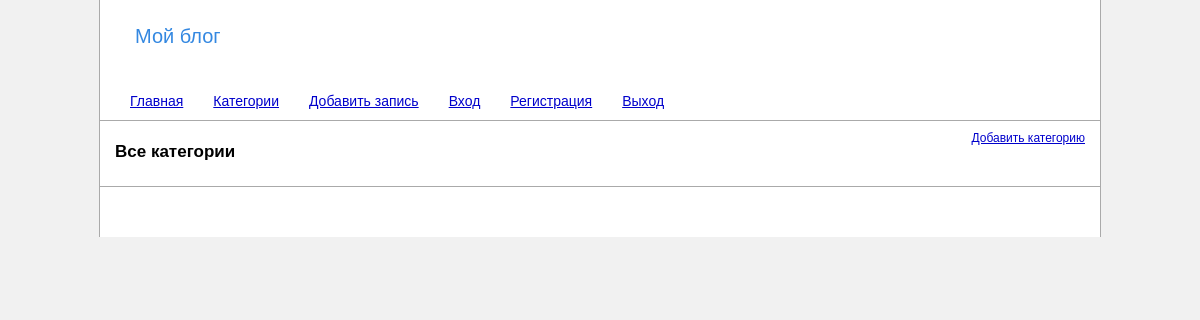
Before: /category with the older database file.
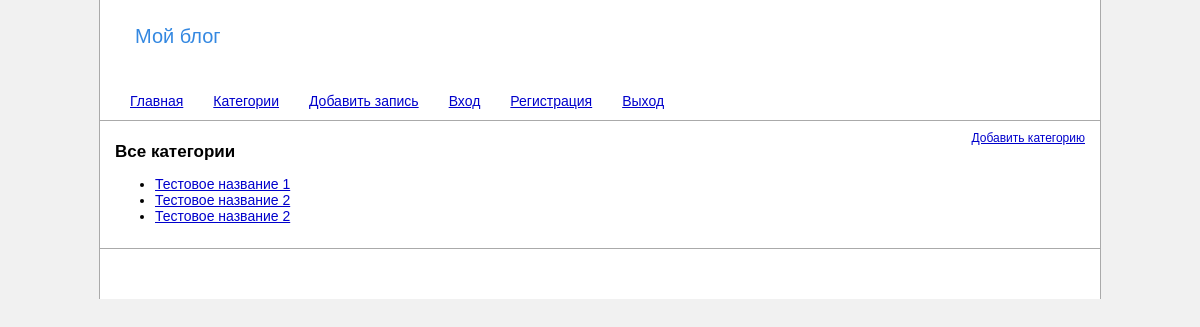
After: the same page with the newer database file.
### tables this page shows
CREATE TABLE IF NOT EXISTS `categories` (
  `id` int(11) NOT NULL AUTO_INCREMENT,
  `name` varchar(255) NOT NULL,
  `cleanurl` varchar(255) NOT NULL,
  PRIMARY KEY (`id`)
);

### web/application/core/view.php (called while the page is built)
<?php
class View
{
    function generate($content_view, $template_view, $data = null)
    {
		include 'application/views/'.$template_view;
    }
}

### web/application/controllers/controller_category.php (called while the page is built, shortened)
<?php
class Controller_Category extends Controller
{
	function __construct()
    {
        $this->model = new Model_Category();
        $this->view = new View();
    }
    function action_index()
    {
		$data = $this->model->get_categories();
        $this->view->generate('category_all_view.php', 'template_view.php', $data);
    }
}

### web/application/bootstrap.php (called while the page is built, shortened)
<?php
require_once 'core/model.php';
require_once 'core/view.php';
require_once 'core/sql.php';
Route::start();

### web/index.php (called while the page is built, shortened)
<?php
require_once 'application/bootstrap.php';

### web/application/core/sql.php (called while the page is built, shortened)
<?php
class Base {
    private $base;
    function __construct()
    {
		$file = parse_ini_file("/application/conf.ini");
		$this->host = $file['host'];
		$this->baseName = $file['baseName'];
		$this->user = $file['user'];
		$this -> base = new PDO("mysql:host=".$this->host.";dbname=".$this->baseName, $this->user);
		$this -> base -> query("set names utf8");
    }
	function getAllCategories()
	{
		$sql = 'SELECT id, name, cleanurl FROM categories';
		$sql = $this -> base -> prepare($sql);
		$sql -> execute();
		$cat = $sql -> fetchAll();
		return $cat;
	}
}

### web/application/models/model_category.php (called while the page is built, shortened)
<?php
class Model_Category extends Model
{
	public function get_categories()
	{
		$categories = $this -> base -> getAllCategories();
		$data['categories'] = $categories;
		$data['title'] = "Все категории";
		return $data;
	}
}

### web/application/core/model.php (called while the page is built, shortened)
<?php
class Model
{
	function __construct()
	{
		$this -> base = new Base;
	}
}

### web/application/views/category_all_view.php (the view)
<div class="editLink"><a href="/category/add">Добавить категорию</a></div>
<h1>Все категории</h1>
<ul>
<?php
foreach ($data['categories'] as $cat)
{
?>
	<li><a href="/category/<?=$cat['cleanurl']?>" title=""><?=$cat['name']?></a></li>
<?php
}
?>
</ul>

Changed rows visible on the page:
added categories: name "Тестовое название 1"
added categories: name "Тестовое название 2"
added categories: name "Тестовое название 2"
